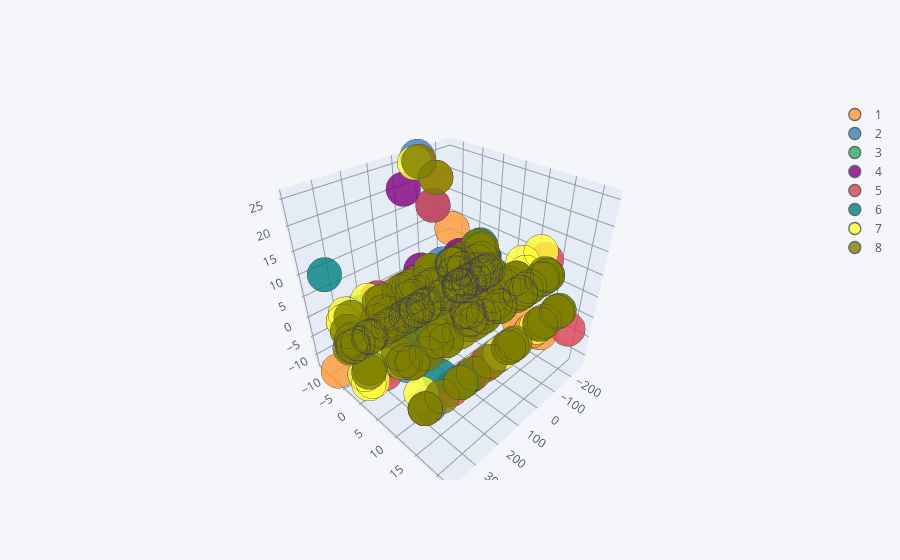

Notebook cell for this chart:
### Code cell
# Try doing this but with null columns dropped instead of filled with 0
train_cont_nn = train[continuous_cols].copy().dropna(axis=1)
train_cont_nn_pca = pd.DataFrame(pca.fit_transform(train_cont_nn), columns=['pc1', 'pc2', 'pc3'])
train_cont_nn_pca['Response'] = train['Response'].reset_index()['Response'].astype('str')

sample = train_cont_nn_pca.groupby('Response').apply(lambda x: x.sample(frac=.02))
sample.iplot(kind='scatter3d', x='pc1', y='pc2', z='pc3', categories='Response')
